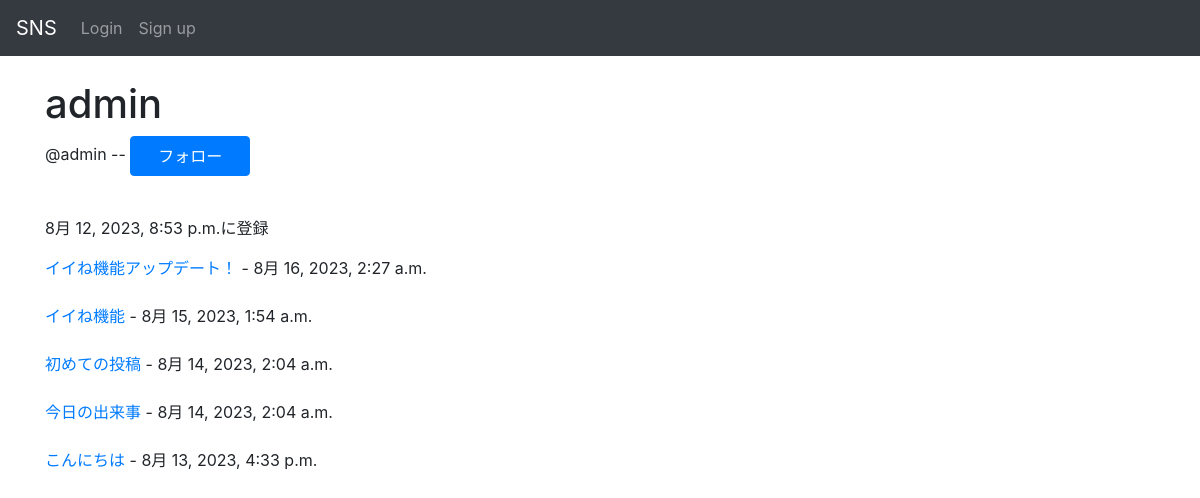
Screenshot of /accounts/user/ac20daa5-716d-4be9-b037-15f506b8e887/ with the database file from the repository.
### accounts/models.py (models this page shows, shortened)
class CustomUser(AbstractBaseUser, PermissionsMixin):
    id = models.UUIDField(primary_key=True, default=uuid.uuid4, editable=False)
    email = models.EmailField(_("email address"), unique=True, blank=True)
    is_staff = models.BooleanField(
        _("staff status"),
        default=False,
        help_text=_("Designates whether the user can log into this admin site."),
    )
    username = models.CharField(_("username"), max_length=50)
    usertag = models.CharField(_("usertag"), max_length=16, default=randomname(16), unique=True)
    created_at = models.DateTimeField(auto_now_add=True)
    objects = CustomUserManager()
    EMAIL_FIELD = "email"
    USERNAME_FIELD = "email"
    REQUIRED_FIELDS = ["username", "usertag"]
    class Meta:
        verbose_name = _("user")
        verbose_name_plural = _("users")

### sns/models.py (models this page shows, shortened)
class Post(models.Model):
    id = models.UUIDField(primary_key=True, default=uuid.uuid4, editable=False)
    title = models.CharField(max_length=50)
    detail = models.CharField(max_length=255)
    author = models.ForeignKey(
        get_user_model(),
        on_delete=models.CASCADE
    )
    created_at = models.DateTimeField(auto_now_add=True)
    good_num = models.IntegerField(default=0)

### accounts/views.py (the view, shortened to what this page needs)
# urls.py: path("user/<str:id>/", views.user_detail, name="user"),
def user_detail(request, id):
    user = get_object_or_404(CustomUser, pk=id)
    post = Post.objects.filter(author=user)
    if request.user.is_anonymous:
        context = {
            "userDetail":user,
            "posts":post,
            "following":False,
        }
        return render(request, "accounts/userDetail.html", context)

### accounts/templates/accounts/userDetail.html (shortened to what this page needs)
{% extends "base.html" %}
{% block content %}
    <h1>
        {{ userDetail.username }}
    </h1>
    <p>
        @{{ userDetail.usertag }} --
        {% if following %}
            フォロー中
            <button type="button" class="btn btn-warning w-120px h-40px"
                onclick="location.href='{% url 'accounts:follow' userDetail.id %}'"> フォロー解除</button>
            <br>
            <br>
        {% elif userDetail.id != user.id %}
            <button type="button" class="btn btn-primary w-120px h-40px"
                onclick="location.href='{% url 'accounts:follow' userDetail.id %}'"> フォロー</button>
            <br>
            <br>
        {% endif %}
    </p>
    <p>
        {{ userDetail.created_at }}に登録
    </p>
    {% for post in posts reversed %}
        <a href='{% url "sns:post" post.id %}'>
            {{ post.title }}
        </a> -
        {{ post.created_at }}
        <br>
        <br>
    {% endfor %}
{% endblock %}

### templates/base.html (style rules this page uses)
body { padding-top : 80px }

### accounts/templates/accounts/userDetail.html (style rules this page uses)
.w-120px { width: 120px !important; }
.h-40px { height: 40px !important; }

### rows the page displays
CustomUser: username "admin", usertag "admin", created_at "8月 12, 2023, 8:53 p.m."
Post: title "イイね機能アップデート！", created_at "8月 16, 2023, 2:27 a.m."
Post: title "イイね機能", created_at "8月 15, 2023, 1:54 a.m."
Post: title "初めての投稿", created_at "8月 14, 2023, 2:04 a.m."
Post: title "今日の出来事", created_at "8月 14, 2023, 2:04 a.m."
Post: title "こんにちは", created_at "8月 13, 2023, 4:33 p.m."
